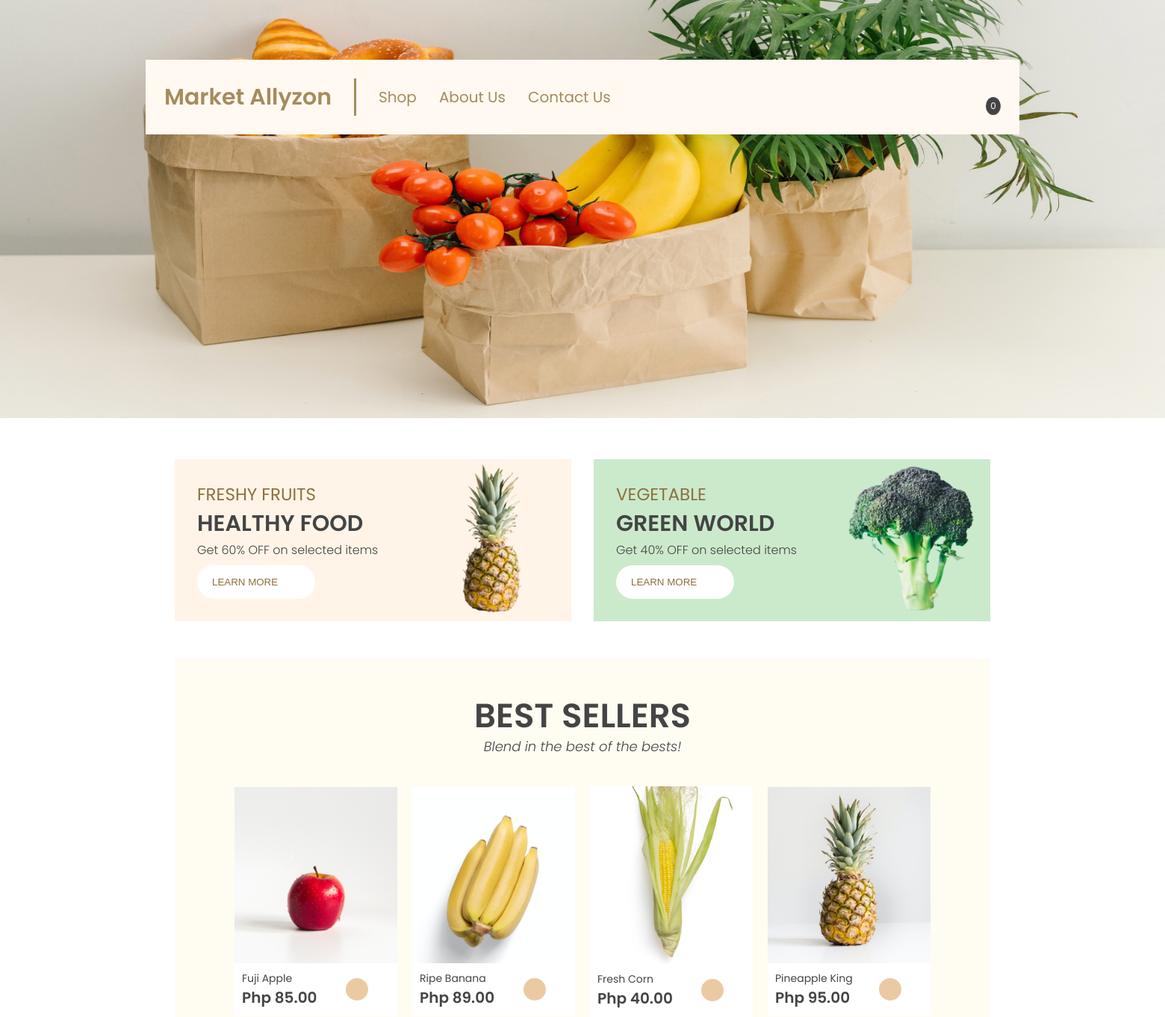
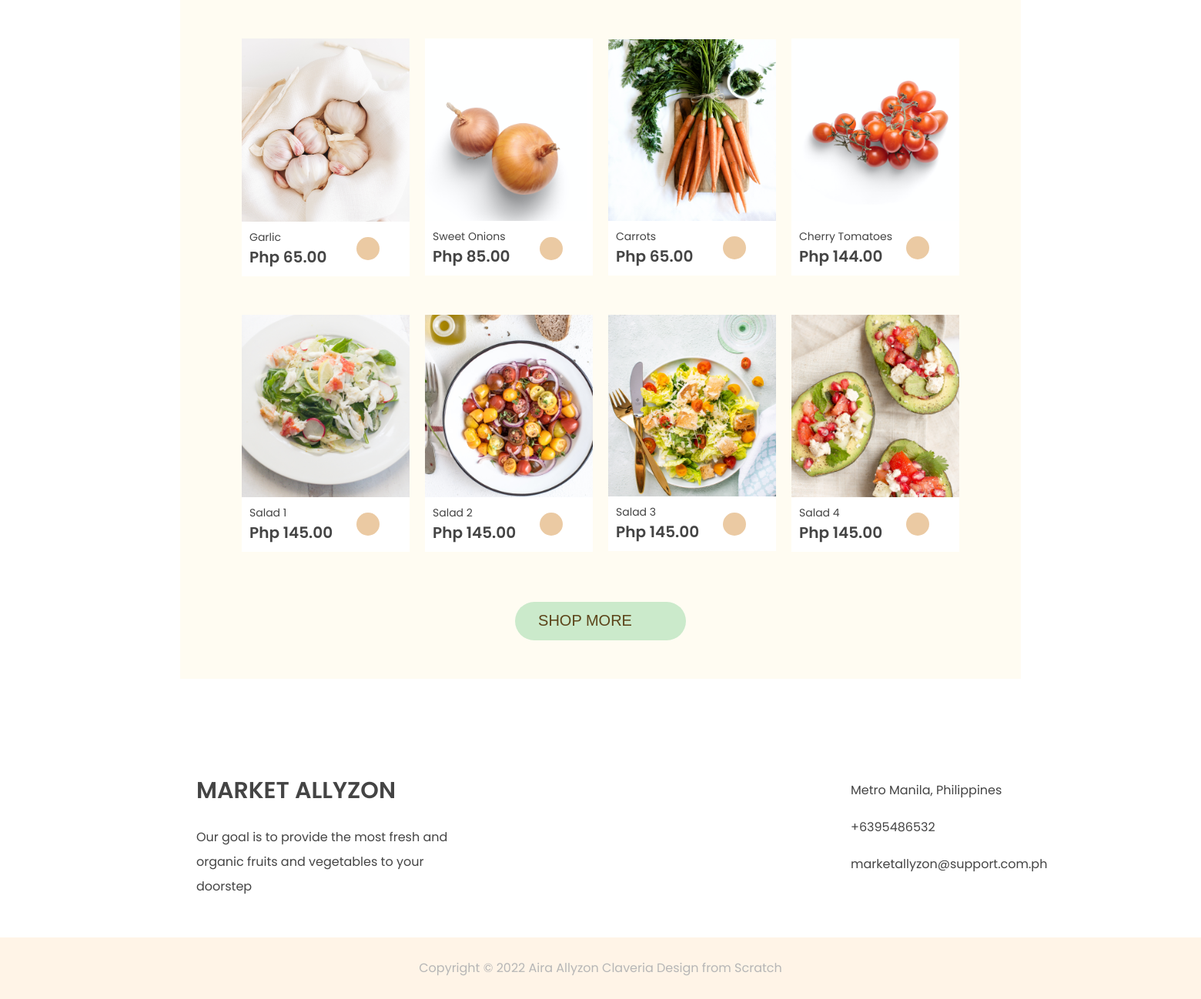
The page / on the database its author committed (2 pictures, top to bottom).
### store/models.py (models this page shows, shortened)
class Product(models.Model):
    name = models.CharField(max_length=200)
    description = models.CharField(max_length=1500)
    price = models.FloatField()
    image = models.ImageField(null=True, blank=True)

### store/views.py (the view)
# urls.py: path('', include('store.urls')),
def store(request):
    if request.user.is_authenticated:
        customer = request.user.customer
        order, created = Order.objects.get_or_create(customer=customer, complete=False)
        items = order.orderitem_set.all()
        cartItems = order.get_cart_items
    else:
        items = []
        order = {'get_cart_total':0, 'get_cart_items':0, 'shipping':False}
        cartItems = order['get_cart_items']
    products = Product.objects.all()
    context = {'products':products, 'cartItems':cartItems}
    return render(request, 'store/index.html', context)

### store/templates/store/index.html
{% extends 'store/main.html' %}
{% load static %}
{% block content %}
    <section class="section-hero">
        <div class="section-hero-box">
            <img class="main-header-img-head" src="{% static 'img/main-header-img.jpg' %}">
        </div>
    </section>
    <main>
        <section class="second-section">
            <div class="second-section-box-fresh">
                <div class="freshy-fruits">
                    <div class="left-part-freshy-fruits">
                        <div>
                            <p class="freshy-fruits-name">FRESHY FRUITS</p>
                            <p class="healthy-food-name">HEALTHY FOOD</p>
                            <p class="freshy-fruits-desc">Get 60% OFF on selected items</p>
                        </div>
                        <div>
                            <button class="btn-learn-more-1">
                                <p>LEARN MORE</p>
                                <ion-icon class="icon-class"name="chevron-forward-outline"></ion-icon>
                            </button>
                        </div>
                    </div>
                    <div class="right-part-freshy-fruits">
                        <img class="pineapple-img" src="{% static 'img/pineapple-second.png' %}">
                    </div>
                </div>
                <div class="freshy-fruits greening">
                    <div class="left-part-freshy-fruits">
                        <div>
                            <p class="freshy-fruits-name">VEGETABLE</p>
                            <p class="healthy-food-name">GREEN WORLD</p>
                            <p class="freshy-fruits-desc">Get 40% OFF on selected items</p>
                        </div>
                        <div>
                            <button class="btn-learn-more-1">
                                <p>LEARN MORE</p>
                                <ion-icon class="icon-class"name="chevron-forward-outline"></ion-icon>
                            </button>
                        </div>
                    </div>
                    <div class="right-part-freshy-fruits">
                        <img class="pineapple-img" src="{% static 'img/broco-second.png' %}">
                    </div>
                </div>
            </div>
        </section>
        <section class="section-best-sellers">
            <div class="best-sellers-box">
                <p class="best-seller-title">BEST SELLERS</p>
                <p class="best-seller-desc">Blend in the best of the bests!</p>
                <div class="best-seller-product-container">
                    {% for product in products %}
                    <div class="best-main-product-box">
                        <img class="product-img-best" src="{{product.image.url}}">
                        <div class="product-bott">
                            <p class="product-name-best">{{product.name}}</p>
                            <p class="product-price-best">Php {{product.price|floatformat:2}}</p>
                            <ion-icon class="product-add-to-cart-icon update-cart" data-product="{{product.id}}" data-action="add" name="cart-outline"></ion-icon>
                        </div>
                    </div>
                    {% endfor %}
                    <div class="btn-shop-more-box-best">
                        <a class="links" href="{% url 'main_store' %}">
                            <button class="btn-shop-more">
                                <p>SHOP MORE</p>
                                <ion-icon class="icon-class" name="chevron-forward-outline"></ion-icon>
                            </button>
                        </a>
                    </div>
            </div>
        </section>
        <section class="about-footer">
            <div class="about-footer-box">
                <div class="left-footer">
                    <p class="logo">MARKET ALLYZON</p>
                    <p>Our goal is to provide the most fresh and organic fruits and vegetables to your doorstep</p>
                </div>
                <ul class="right-footer">
                    <li>Metro Manila, Philippines</li>
                    <li>+6395486532</li>
                    <li>marketallyzon@support.com.ph</li>
                </ul>
            </div>
        </section>
    </main>
    <footer class="footer">
        <p>Copyright &copy; 2022 Aira Allyzon Claveria Design from Scratch</p>
    </footer>
{% endblock content %}

### store/templates/store/main.html (shortened to what this page needs)
{% load static %}
<!DOCTYPE html>
<html lang="en">
<head>
    <link rel="stylesheet" href="{% static 'css/style.css' %}">
    <link rel="stylesheet" href="{% static 'css/second-section.css' %}">
    <link rel="stylesheet" href="{% static 'css/best-seller.css' %}">
    <link rel="stylesheet" href="{% static 'css/queries/queries-index.css'%}">
    <link rel="stylesheet" href="{% static 'css/main-shop.css' %}">
    <link rel="stylesheet" href="{% static 'css/add-to-cart.css' %}">
    <link rel="stylesheet" href="{% static 'css/checkout.css' %}">
    <link rel="stylesheet" href="{% static 'css/about.css' %}">
</head>
<body>
    <header class="header">
        <div class="left-items">
            <p class="logo"><a href="{% url 'store' %}">Market Allyzon</a></p>
            <div class="vertical-line"></div>
            <nav class="main-nav">
                <ul class="main-nav-list">
                    <li><a class="links" href="{% url 'main_store' %}">Shop</a></li>
                    <li><a class="links" href="{% url 'about' %}">About Us</a></li>
                    <li><a class="links" href="contact-us.html">Contact Us</a></li>
                </ul>
            </nav>
        </div>
        <div class="right-icons">
            <div class="add-to-cart-box">
                <p id="cart-total">{{cartItems}}</p>
            </div>
        </div>
    </header>
        {% block content %}
        {% endblock content %}
</body>
</html>

### static/css/style.css (style rules this page uses)
* { padding: 0; margin: 0; box-sizing: border-box; }
html { font-size: 62.5%; font-family: 'Poppins', sans-serif; color: #444; }
.header { margin: 0 auto; position: fixed; top: 3%; left: 10%; right: 10%; width: 75%; background-color: #FFF9F1; padding: 2.5rem; display: flex; align-items: center; justify-content: space-between; color: #A58B5D; }
.add-to-cart-box { position: relative; }
#cart-total { color: #fff; background-color: #444; border-radius: 50%; padding: .3rem .2rem; display: flex; font-size: 1.2rem; width: 2rem; align-items: center; justify-content: center; position: absolute; top: 0; right: 0; }
.left-items { display: flex; gap: 3rem; align-items: center; justify-content: center; }
.logo { font-size: 3rem; font-weight: 600; }
.vertical-line { height: 50px; width: 3px; background-color: #A58B5D; }
.main-nav-list { list-style: none; display: flex; gap: 3rem; font-size: 2rem; font-weight: 400; }
.right-icons { display: flex; gap: 2rem; }
.icon-class { width: 4rem; height: 4rem; cursor: pointer; }
.main-header-img-head { width: 100%; height: 70vh; }
a:link, a:visited { color: inherit; text-decoration: none; }

### static/css/second-section.css (style rules this page uses)
.second-section-box-fresh { padding-top: 5rem; width: 70%; margin: 0 auto; display: flex; gap: 3rem; }
.freshy-fruits { display: grid; grid-template-columns: 60% 40%; background-color: #FFF4E7; }
.left-part-freshy-fruits { padding: 3rem; display: flex; flex-direction: column; justify-content: space-between; }
.freshy-fruits-name { font-size: 2.3rem; font-weight: 400; color: #8D703D; }
.healthy-food-name { font-size: 3rem; font-weight: 600; color: #444; }
.freshy-fruits-desc { font-size: 1.6rem; font-weight: 300; }
.pineapple-img { width: 100%; }
.btn-learn-more-1 { display: flex; align-items: center; justify-content: center; border: none; background-color: #fff; padding: .75rem 2rem; color: #8D703D; border-radius: 30px; }
.greening { background-color: #CBEACB; }

### static/css/best-seller.css (style rules this page uses)
.best-sellers-box { padding: 5rem 8rem; width: 70%; margin: 0 auto; background-color: #FFFCF2; margin-top: 5rem; }
.best-seller-title { text-align: center; font-size: 4.5rem; font-weight: 600; color: #444; line-height: 1.2; }
.best-seller-desc { font-size: 1.8rem; font-style: italic; font-weight: 300; text-align: center; }
.best-seller-product-container { margin-top: 4rem; display: grid; grid-template-columns: repeat(4, 1fr); align-items: center; justify-content: center; row-gap: 5rem; column-gap: 2rem; }
.best-main-product-box { background-color: #fff; width: 100%; display: flex; flex-direction: column; }
.product-img-best { width: 100%; }
.product-bott { display: grid; align-items: center; justify-content: space-between; grid-template-columns: 70% 30%; padding: 1rem; }
.product-bott p { grid-column: 1 / 2; }
.product-bott .product-add-to-cart-icon { grid-column: 2 / 3; grid-row: 2 / -2; width: 3rem; height: 3rem; padding: 1rem; border-radius: 50%; color: #5c441a; background-color: #EBCAA3; }
.product-name-best { font-size: 1.4rem; }
.product-price-best { font-size: 2rem; font-weight: 600; }
.btn-shop-more { margin-top: 1.5rem; border: none; border-radius: 35px; display: flex; gap: 1rem; align-items: center; justify-content: center; color: #5c441a; background-color: #CBEACB; padding: 1rem 3rem; font-size: 2.0rem; }
.btn-shop-more-box-best { display: flex; align-items: center; justify-content: center; grid-column: 1 / -1; }
.about-footer-box { width: 170rem; display: grid; align-items: center; justify-content: center; grid-template-columns: repeat(2, 1fr); margin: 5rem auto; padding-top: 5rem; }
.left-footer { justify-self: center; width: 40%; }
.left-footer p { font-size: 1.6rem; line-height: 2; }
.left-footer .logo { font-size: 3rem; line-height: 3; }
.right-footer { justify-self: center; width: 40%; }
.right-footer li { list-style: none; line-height: 3; font-size: 1.6rem; }
.footer { background-color: #FFF4E7; height: 8rem; display: flex; align-items: center; justify-content: center; font-size: 1.6rem; color: #B6B6B6; }

### static/css/main-shop.css (style rules this page uses)
* { margin: 0; padding: 0; box-sizing: border-box; }
html { font-size: 62.5%; color: #444; font-family: 'Poppins', sans-serif; }
.product-bott { display: grid; align-items: center; justify-content: space-between; grid-template-columns: 70% 30%; padding: 1rem; }
.product-bott p { grid-column: 1 / 2; }
.product-bott .product-add-to-cart-icon { grid-column: 2 / 3; grid-row: 2 / -2; width: 3rem; height: 3rem; padding: 1rem; border-radius: 50%; color: #5c441a; background-color: #EBCAA3; }

### rows shown on the page
Product: image (picture), name "Fuji Apple", price "85.00"
Product: image (picture), name "Ripe Banana", price "89.00"
Product: image (picture), name "Fresh Corn", price "40.00"
Product: image (picture), name "Pineapple King", price "95.00"
Product: image (picture), name "Garlic", price "65.00"
Product: image (picture), name "Sweet Onions", price "85.00"
Product: image (picture), name "Carrots", price "65.00"
Product: image (picture), name "Cherry Tomatoes", price "144.00"
Product: image (picture), name "Salad 1", price "145.00"
Product: image (picture), name "Salad 2", price "145.00"
Product: image (picture), name "Salad 3", price "145.00"
Product: image (picture), name "Salad 4", price "145.00"

### other values the page prints
{{ cartItems }} "0"
